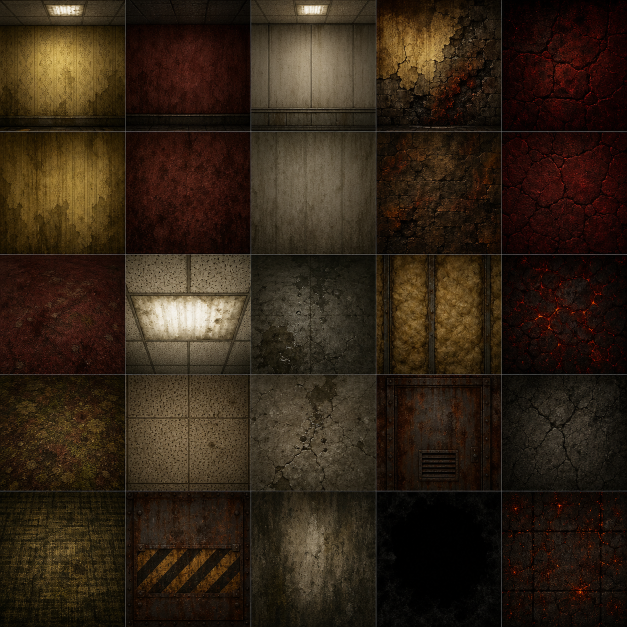
#> input picture Sources/backDOOM/Assets/level-texture-atlas.png, 1254 x 1254 px (shown at 1/2 size)
$ python prepare_level_tileset.py --input ../Sources/backDOOM/Assets/level-texture-atlas.png --output out.png
#> lines starting #> are read from the running program, lines starting #| are printed output that depends on the picture
#> in main, source is the input picture: PIL image 1254x1254 RGB; mean R, G, B 49, 35.5, 21.8
#!/usr/bin/env python3
from __future__ import annotations

import argparse
from pathlib import Path

from PIL import Image


SOURCE_GRID = 5
OUTPUT_COLUMNS = 6
OUTPUT_ROWS = 4
OUTPUT_CELL_SIZE = 256


def repack(source: Image.Image) -> Image.Image:
    source = source.convert("RGBA")
#> source: PIL image 1254x1254 RGBA
    source_cell_width = source.width // SOURCE_GRID
#> source_cell_width = 250
    source_cell_height = source.height // SOURCE_GRID
#> source_cell_height = 250
    output = Image.new(
        "RGBA",
        (OUTPUT_COLUMNS * OUTPUT_CELL_SIZE, OUTPUT_ROWS * OUTPUT_CELL_SIZE),
        (0, 0, 0, 255),
    )

    for index in range(OUTPUT_COLUMNS * OUTPUT_ROWS):
        source_column = index % SOURCE_GRID
        source_row = index // SOURCE_GRID
        if source_row >= SOURCE_GRID:
            break

        crop = source.crop(
            (
                source_column * source_cell_width,
                source_row * source_cell_height,
                (source_column + 1) * source_cell_width,
                (source_row + 1) * source_cell_height,
            )
        )
        tile = crop.resize((OUTPUT_CELL_SIZE, OUTPUT_CELL_SIZE), Image.Resampling.LANCZOS)
        output.alpha_composite(
            tile,
            (
                (index % OUTPUT_COLUMNS) * OUTPUT_CELL_SIZE,
                (index // OUTPUT_COLUMNS) * OUTPUT_CELL_SIZE,
            ),
        )
#> this loop made 24 passes
#> pass 1, in repack, `crop = source.crop( ( source_column * source_cell_width, source_row * ..`:
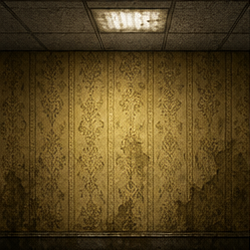
#> crop: PIL image 250x250 RGBA; mean R, G, B, A 87.4, 69, 32.6, 255
#> pass 2, in repack, `crop = source.crop( ( source_column * source_cell_width, source_row * ..`:
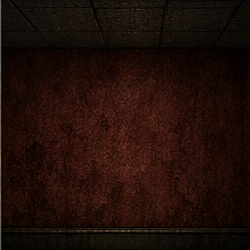
#> crop: PIL image 250x250 RGBA; mean R, G, B, A 31.9, 14, 8.5, 255
#> after the loop:
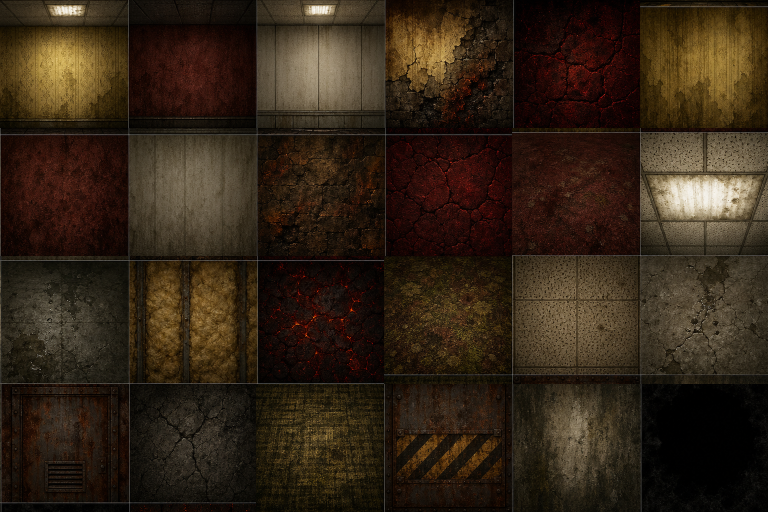
#> output: PIL image 1536x1024 RGBA (shown at 1/2 size); mean R, G, B, A 50.2, 36.6, 22.5, 255
#> after the loop:
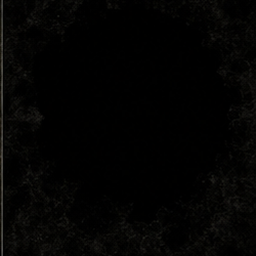
#> tile: PIL image 256x256 RGBA; mean R, G, B, A 3.4, 3.2, 2.6, 255

    return output.convert("RGB")


def main() -> None:
    parser = argparse.ArgumentParser(description="Repack a 5x5 texture atlas as a 6x4 reference tileset.")
    parser.add_argument("--input", required=True, type=Path)
    parser.add_argument("--output", required=True, type=Path)
    args = parser.parse_args()

    source = Image.open(args.input)
    output = repack(source)
    args.output.parent.mkdir(parents=True, exist_ok=True)
    output.save(args.output)
    print(f"Wrote {args.output}")


if __name__ == "__main__":
    main()
